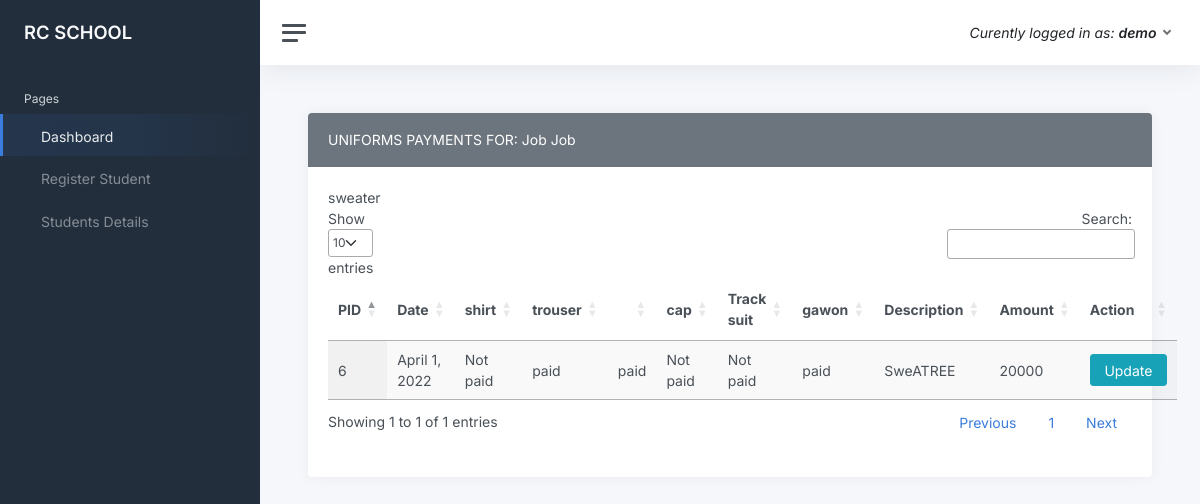
The app's page /headmaster/studentdetail/4 (signed in) with its own data.
### users/models.py (models this page shows, shortened)
class User(AbstractUser):
    is_acc= models.BooleanField(max_length=10,default=False)
    is_hm =models.BooleanField(max_length=10,default=False)

### Headmaster/models.py (models this page shows, shortened)
class Student(models.Model):
    First_Name=models.CharField(default="eg Alex",max_length=20)
    Middle_Name=models.CharField(default="James",max_length=20)
    Last_Name=models.CharField(default="Mtaho",max_length=20)
    Parent_Name =models.CharField(default="Alex",max_length=20)
    Parent_Occupation=models.CharField(default="eg.Mkulima",max_length=20)
    parent_Education=models.CharField(default="standard seven",max_length=20)
    ParentAddress=models.CharField(default="Dodoma",max_length=20)
    Birthd_Date=models.DateField()
    Local=models.CharField(default="mtaa",max_length=20)
    Description=models.TextField(default="Description related to a kid",max_length=20)
    Nida_Number=models.CharField(default="7838373388UD",max_length=20)
    Birthd_Certificate=models.CharField(default="8383773738WJJJW",max_length=20)
    phone=models.CharField(default="0786976118",max_length=20)

### Accountant/models.py (models this page shows, shortened)
class StudentUniformFee(models.Model):
     student =models.ForeignKey(Student,on_delete=models.CASCADE)
     Cno=models.IntegerField()
     Shirt=models.BooleanField()
     trouser=models.BooleanField()
     gawon=models.BooleanField
     sweater=models.BooleanField()
     Cap=models.BooleanField()
     tracksuit=models.BooleanField()
     date=models.DateField(auto_now_add=True)
     description=models.TextField(max_length=2000)
     amount=models.IntegerField()

### Headmaster/views.py (the view)
# urls.py: path("studentdetail/<int:pk>",views.UniformDetailView.as_view(),name="student_uniform_detail"),
@method_decorator(login_required, name='dispatch')
class UniformDetailView(TemplateView):
        template_name= "headmaster/uniformdetails.html"
        def get_context_data(self, **kwargs):
            context = super().get_context_data(**kwargs)
            id = self.kwargs["pk"]
            context["student"]=Student.objects.filter(pk=id)
            context["payments"] = StudentUniformFee.objects.filter(student_id=id)
            return context

### templates/headmaster/uniformdetails.html (shortened to what this page needs)
{% extends 'headmaster/layout.html'%}
{% block content %}
<link rel="stylesheet" type="text/css" href="https://cdn.datatables.net/1.11.5/css/jquery.dataTables.css">
<div class="row">
    <div class="col-12">
        <div class="card">
            <div class="card-header bg-secondary text-white">
         {%for Student in student%}
             UNIFORMS PAYMENTS FOR:  {{Student.First_Name}} {{Student.Last_Name}}
         {%endfor%}
            </div>
            <div class="card-body">
                <table id="table_id" class="display">
                    <thead>
                        <tr>
                            <th>PID</th>
                            <th>Date</th>
                            <th>shirt</th>
                            <th>trouser</th>
                            <th></th>sweater
                            <th>cap</th>
                            <th>Track suit</th>
                            <th>gawon</th>
                            <th>Description</th>
                            <th>Amount</th>
                            <th>Action</th>
                        </tr>
                    </thead>
                    <tbody>
                     {% for payment in payments%}
                        <tr>
                            <td>
                                {{ payment.id}}
                            </td>
                            <td>
                                {{ payment.date}}
                            </td>
                            <td>
                                {%if payment.shirt%}
                                 paid
                                {%else%}
                                Not paid
                                {%endif%}
                              </td><td>
                                {%if payment.trouser%}
                                 paid
                                {%else%}
                                Not paid
                                {%endif%}
                              </td><td>
                                {%if payment.sweater%}
                                 paid
                                {%else%}
                                Not paid
                                {%endif%}
                              </td><td>
                                {%if payment.cap%}
                                 paid
                                {%else%}
                                Not paid
                                {%endif%}
                              </td><td>
                                {%if payment.tacksuit%}
                                 paid
                                {%else%}
                                Not paid
                                {%endif%}
                              </td><td>
                                {%if payment.gawon%}
                                 paid
                                {%else%}
                                Not paid
                                {%endif%}
                              </td>
                            <td>
                                {{ payment.description}}
                            </td>
                            <td>
                                {{ payment.amount}}
                            </td>
                            <td>
                             <a href="" class="btn btn-info">Update</a>
                            </td>
                        </tr>
                        {%endfor%}
                    </tbody>
                </table>
            </div>
        </div>
    </div>
</div>
{% endblock content%}

### templates/headmaster/layout.html (shortened to what this page needs)
<!DOCTYPE html>
<html lang="en">
{% load static %}
<head>
	<link href="{% static '/panel/static/css/app.css' %}" rel="stylesheet">
</head>
<body>
	<div class="wrapper">
		<nav id="sidebar" class="sidebar js-sidebar">
			<div class="sidebar-content js-simplebar">
				<a class="sidebar-brand" href="index.html">
          <span class="align-middle">RC SCHOOL</span>
        </a>
				<ul class="sidebar-nav">
					<li class="sidebar-header">
						Pages
					</li>
					<li class="sidebar-item active">
						<a class="sidebar-link" href="{% url "headmaster_dashbaord" %}">
               <span class="align-middle">Dashboard</span>
            </a>
					</li>
					<li class="sidebar-item">
						<a class="sidebar-link" href="{% url 'newstudentt' %}">
               <span class="align-middle">Register Student</span>
            </a>
					</li>
					<li class="sidebar-item">
						<a class="sidebar-link" href="{% url 'Student_list' %}">
               <span class="align-middle">Students Details</span>
            </a>
					</li>
				</ul>
			</div>
		</nav>
		<div class="main">
			<nav class="navbar navbar-expand navbar-light navbar-bg">
				<a class="sidebar-toggle js-sidebar-toggle">
					<i class="hamburger align-self-center"></i>
				</a>
				<div class="navbar-collapse collapse">
					<ul class="navbar-nav navbar-align">
						<li class="nav-item dropdown">
							<a class="nav-link dropdown-toggle d-none d-sm-inline-block" href="#"
								data-bs-toggle="dropdown">
							 <span class="text-dark"><i>Curently logged in as: <b>{{request.user}}</b></i></span>
							</a>
						</li>
					</ul>
				</div>
			</nav>
	<main class="content">
				<div class="container-fluid p-0">
                      {%block content%}
                      {%endblock content%}
			</main
            </div>
</div>
</body>
</html>

### records on screen
User: user "demo"
Student: First_Name "Job", Last_Name "Job"
StudentUniformFee: id "6", date "April 1, 2022", trouser "paid", sweater "paid", description "SweATREE", amount "20000"
